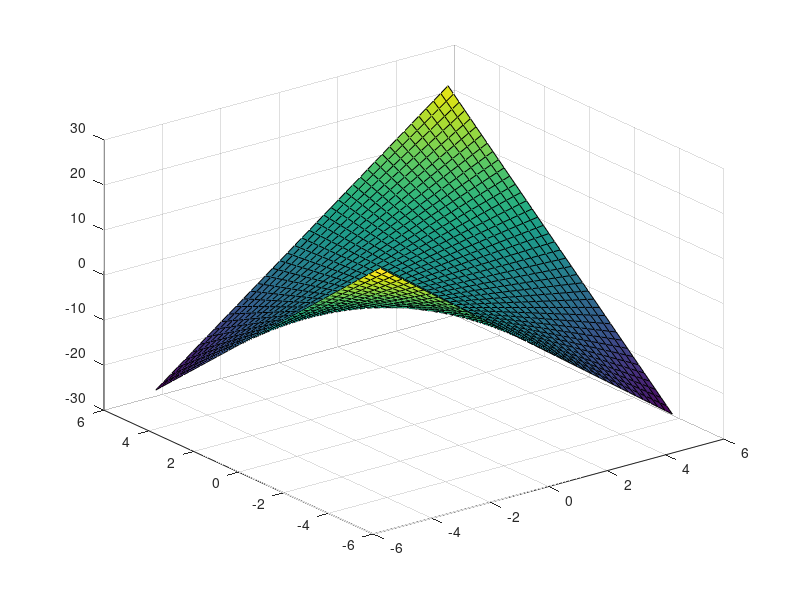

MATLAB code for this plot: (Note: this script raises an error after producing the figure.)
clear;close all; clc

[X,Y] = meshgrid(-5:0.25:5);

%% z=xy

Z = X.*Y;

py = X;
px = Y;

lvl = -2:0.5:2;
lvl = lvl*2;

%% surface and contour 3d
figure
surf(X,Y,Z)
hold on
contour3(X,Y,Z,lvl,'-k',LineWidth=2,ShowText='on')
hold off
xlim([-2,2])
ylim([-2,2])
zlim([lvl(1),lvl(end)])

pxynorm = (px.^2+py.^2).^0.5;
px = px./pxynorm;
py= py./pxynorm;


 x0 = [3;1]; % inital point
% x0 = [-3;3]; % inital point
% x0 = 5*rand(2,1); 

f = @(x) x(1,:)*x(2,:);
pf = @(x) [x(2,:);x(1,:)];
hf = [0,1;1,0];


%% Gradient descent

maxit = 1000;
x_grad = zeros([2,maxit]);
x_newton = zeros([2,maxit]);
x_grad(:,1) = x0;

alpha = 0.1;
% alpha = 0.5;
tol = 1e-6;
tstart = tic;
for iter = 2:maxit
    p = pf(x_grad(:,iter-1));
    x_grad(:,iter) = x_grad(:,iter-1) - alpha*p;
    if norm(x_grad(:,iter) - x_grad(:,iter-1))<tol
        x_grad(:,iter+1:end) = [];
        break;
    end
end
tgrad = toc(tstart);

fprintf('\n=========Gradient descent===============\n')
fprintf('\nConverge after %i iterations\n',iter)
fprintf('\nElapsed time is %.2e seconds\n',tgrad)
fprintf('\nThe solution is [%.4e %.4e ], function value is %.4e \n',x_grad(:,end)',f(x_grad(:,end)))


figure
contour(X,Y,Z,lvl,ShowText="on")
% 
hold on
quiver(X,Y,-px,-py)
plot(x_grad(1,:),x_grad(2,:),'-r',LineWidth=3)
plot(x_grad(1,end),x_grad(2,end),'*',LineWidth=3)
% plot()

xlim([-2,2])
ylim([-2,2])


%% Newton's method/Newton Raphson 

x_newton(:,1) = x0;

tol = 1e-6;
tstart = tic;
for iter = 2:maxit
    x_newton(:,iter) = x_newton(:,iter-1) - hf\pf(x_newton(:,iter-1));
    if norm(x_newton(:,iter) - x_newton(:,iter-1))<tol
        x_newton(:,iter+1:end) = [];
        break;
    end
end
tgrad = toc(tstart);


fprintf("\n=========Newton's method===============\n")
fprintf('\nConverge after %i iterations\n',iter)
fprintf('\nElapsed time is %.2e seconds\n',tgrad)
fprintf('\nThe solution is [%.4f %.4f ], function value is %.4f \n',x_newton(:,end)',f(x_newton(:,end)))


figure
contour(X,Y,Z,lvl,ShowText="on")

hold on
quiver(X,Y,-px,-py)
plot(x_newton(1,:),x_newton(2,:),'-r',LineWidth=3)
plot(x_newton(1,end),x_newton(2,end),'*',LineWidth=3)

xlim([-2,2])
ylim([-2,2])



%% accel
maxit = 1000;
x_grad = zeros([2,maxit]);
x_newton = zeros([2,maxit]);
x_grad(:,1) = x0;

alpha = 0.1;
% alpha = 0.5;
tol = 1e-6;
tstart = tic;
m = 0;
for iter = 2:maxit
    p = pf(x_grad(:,iter-1))+0.9*m;
    x_grad(:,iter) = x_grad(:,iter-1) - alpha*p;
    if norm(x_grad(:,iter) - x_grad(:,iter-1))<tol
        x_grad(:,iter+1:end) = [];
        break;
    end
    m = x_grad(:,iter) -x_grad(:,iter-1);
end
tgrad = toc(tstart);

fprintf('\n=========Gradient descent with momentum===============\n')
fprintf('\nConverge after %i iterations\n',iter)
fprintf('\nElapsed time is %.2e seconds\n',tgrad)
fprintf('\nThe solution is [%.4e %.4e ], function value is %.4e \n',x_grad(:,end)',f(x_grad(:,end)))


figure
contour(X,Y,Z,lvl,ShowText="on")
% 
hold on
quiver(X,Y,-px,-py)
plot(x_grad(1,:),x_grad(2,:),'-r',LineWidth=3)
plot(x_grad(1,end),x_grad(2,end),'*',LineWidth=3)
% plot()

xlim([-2,2])
ylim([-2,2])
